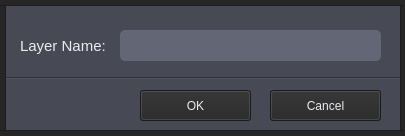
<?xml version="1.0" encoding="UTF-8"?>
<ui version="4.0">
 <class>MainWindow</class>
 <widget class="QMainWindow" name="MainWindow">
  <property name="geometry">
   <rect>
    <x>0</x>
    <y>0</y>
    <width>405</width>
    <height>136</height>
   </rect>
  </property>
  <property name="maximumSize">
   <size>
    <width>405</width>
    <height>136</height>
   </size>
  </property>
  <property name="cursor">
   <cursorShape>ArrowCursor</cursorShape>
  </property>
  <property name="windowTitle">
   <string>Layer Name</string>
  </property>
  <property name="styleSheet">
   <string notr="true">*{
color: rgb(235, 235, 240);
}

QWidget{
background-color:rgb(71, 74, 84);
}

QLineEdit{
background-color: rgb(99, 103, 117);
border-radius: 5px;
padding-left: 5px;
}

QToolButton:hover{
background-color: rgb(212, 85, 0);
}

QPushButton{
background-color: rgb(38, 38, 38);
}

QPushButton:hover{
background-color: rgb(99, 101, 135);
}</string>
  </property>
  <property name="toolButtonStyle">
   <enum>Qt::ToolButtonTextOnly</enum>
  </property>
  <property name="tabShape">
   <enum>QTabWidget::Rounded</enum>
  </property>
  <property name="unifiedTitleAndToolBarOnMac">
   <bool>false</bool>
  </property>
  <widget class="QWidget" name="centralwidget">
   <widget class="QLabel" name="label_name">
    <property name="geometry">
     <rect>
      <x>20</x>
      <y>30</y>
      <width>101</width>
      <height>31</height>
     </rect>
    </property>
    <property name="sizePolicy">
     <sizepolicy hsizetype="Maximum" vsizetype="Preferred">
      <horstretch>0</horstretch>
      <verstretch>0</verstretch>
     </sizepolicy>
    </property>
    <property name="minimumSize">
     <size>
      <width>60</width>
      <height>0</height>
     </size>
    </property>
    <property name="font">
     <font>
      <family>Segoe UI</family>
      <pointsize>11</pointsize>
      <weight>50</weight>
      <italic>false</italic>
      <bold>false</bold>
     </font>
    </property>
    <property name="styleSheet">
     <string notr="true"/>
    </property>
    <property name="text">
     <string>Layer Name:</string>
    </property>
   </widget>
   <widget class="Line" name="separator">
    <property name="geometry">
     <rect>
      <x>0</x>
      <y>70</y>
      <width>521</width>
      <height>16</height>
     </rect>
    </property>
    <property name="sizePolicy">
     <sizepolicy hsizetype="Minimum" vsizetype="Fixed">
      <horstretch>0</horstretch>
      <verstretch>0</verstretch>
     </sizepolicy>
    </property>
    <property name="styleSheet">
     <string notr="true"/>
    </property>
    <property name="frameShadow">
     <enum>QFrame::Sunken</enum>
    </property>
    <property name="lineWidth">
     <number>1</number>
    </property>
    <property name="orientation">
     <enum>Qt::Horizontal</enum>
    </property>
   </widget>
   <widget class="QPushButton" name="okBtn">
    <property name="geometry">
     <rect>
      <x>140</x>
      <y>90</y>
      <width>111</width>
      <height>31</height>
     </rect>
    </property>
    <property name="text">
     <string>OK</string>
    </property>
   </widget>
   <widget class="QPushButton" name="cancelBtn">
    <property name="geometry">
     <rect>
      <x>270</x>
      <y>90</y>
      <width>111</width>
      <height>31</height>
     </rect>
    </property>
    <property name="text">
     <string>Cancel</string>
    </property>
   </widget>
   <widget class="QFrame" name="frame_2">
    <property name="geometry">
     <rect>
      <x>-10</x>
      <y>-10</y>
      <width>16</width>
      <height>321</height>
     </rect>
    </property>
    <property name="styleSheet">
     <string notr="true">background-color: rgb(38, 38, 38);</string>
    </property>
    <property name="frameShape">
     <enum>QFrame::StyledPanel</enum>
    </property>
    <property name="frameShadow">
     <enum>QFrame::Raised</enum>
    </property>
   </widget>
   <widget class="QFrame" name="frame_3">
    <property name="geometry">
     <rect>
      <x>400</x>
      <y>-20</y>
      <width>21</width>
      <height>321</height>
     </rect>
    </property>
    <property name="styleSheet">
     <string notr="true">background-color: rgb(38, 38, 38);</string>
    </property>
    <property name="frameShape">
     <enum>QFrame::StyledPanel</enum>
    </property>
    <property name="frameShadow">
     <enum>QFrame::Raised</enum>
    </property>
   </widget>
   <widget class="QFrame" name="frame_4">
    <property name="geometry">
     <rect>
      <x>-20</x>
      <y>130</y>
      <width>541</width>
      <height>16</height>
     </rect>
    </property>
    <property name="styleSheet">
     <string notr="true">background-color: rgb(38, 38, 38);</string>
    </property>
    <property name="frameShape">
     <enum>QFrame::StyledPanel</enum>
    </property>
    <property name="frameShadow">
     <enum>QFrame::Raised</enum>
    </property>
   </widget>
   <widget class="QFrame" name="frame_5">
    <property name="geometry">
     <rect>
      <x>-20</x>
      <y>-10</y>
      <width>541</width>
      <height>16</height>
     </rect>
    </property>
    <property name="styleSheet">
     <string notr="true">background-color: rgb(38, 38, 38);</string>
    </property>
    <property name="frameShape">
     <enum>QFrame::StyledPanel</enum>
    </property>
    <property name="frameShadow">
     <enum>QFrame::Raised</enum>
    </property>
   </widget>
   <widget class="QLineEdit" name="layerNameValue">
    <property name="geometry">
     <rect>
      <x>120</x>
      <y>30</y>
      <width>261</width>
      <height>31</height>
     </rect>
    </property>
    <property name="font">
     <font>
      <pointsize>11</pointsize>
     </font>
    </property>
    <property name="text">
     <string/>
    </property>
    <property name="placeholderText">
     <string/>
    </property>
   </widget>
  </widget>
 </widget>
 <resources/>
 <connections/>
</ui>
